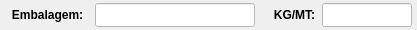
              <widget class="QWidget" name="widget_40" native="true">
               <property name="minimumSize">
                <size>
                 <width>0</width>
                 <height>30</height>
                </size>
               </property>
               <property name="maximumSize">
                <size>
                 <width>16777215</width>
                 <height>30</height>
                </size>
               </property>
               <property name="styleSheet">
                <string notr="true"/>
               </property>
               <layout class="QHBoxLayout" name="horizontalLayout_32">
                <property name="spacing">
                 <number>5</number>
                </property>
                <property name="leftMargin">
                 <number>5</number>
                </property>
                <property name="topMargin">
                 <number>3</number>
                </property>
                <property name="rightMargin">
                 <number>5</number>
                </property>
                <property name="bottomMargin">
                 <number>3</number>
                </property>
                <item>
                 <widget class="QLabel" name="label_73">
                  <property name="minimumSize">
                   <size>
                    <width>85</width>
                    <height>0</height>
                   </size>
                  </property>
                  <property name="maximumSize">
                   <size>
                    <width>85</width>
                    <height>16777215</height>
                   </size>
                  </property>
                  <property name="font">
                   <font>
                    <pointsize>9</pointsize>
                    <weight>75</weight>
                    <bold>true</bold>
                   </font>
                  </property>
                  <property name="text">
                   <string>Embalagem:</string>
                  </property>
                  <property name="alignment">
                   <set>Qt::AlignCenter</set>
                  </property>
                 </widget>
                </item>
                <item>
                 <widget class="QLineEdit" name="line_Embalagem">
                  <property name="sizePolicy">
                   <sizepolicy hsizetype="Preferred" vsizetype="Preferred">
                    <horstretch>0</horstretch>
                    <verstretch>0</verstretch>
                   </sizepolicy>
                  </property>
                  <property name="minimumSize">
                   <size>
                    <width>160</width>
                    <height>0</height>
                   </size>
                  </property>
                  <property name="maximumSize">
                   <size>
                    <width>160</width>
                    <height>16777215</height>
                   </size>
                  </property>
                  <property name="font">
                   <font>
                    <pointsize>9</pointsize>
                   </font>
                  </property>
                  <property name="styleSheet">
                   <string notr="true">background-color: rgb(255, 255, 255);</string>
                  </property>
                  <property name="text">
                   <string/>
                  </property>
                  <property name="maxLength">
                   <number>20</number>
                  </property>
                  <property name="alignment">
                   <set>Qt::AlignCenter</set>
                  </property>
                 </widget>
                </item>
                <item>
                 <widget class="QLabel" name="label_7">
                  <property name="text">
                   <string/>
                  </property>
                 </widget>
                </item>
                <item>
                 <widget class="QLabel" name="label_68">
                  <property name="minimumSize">
                   <size>
                    <width>45</width>
                    <height>0</height>
                   </size>
                  </property>
                  <property name="maximumSize">
                   <size>
                    <width>45</width>
                    <height>16777215</height>
                   </size>
                  </property>
                  <property name="font">
                   <font>
                    <pointsize>9</pointsize>
                    <weight>75</weight>
                    <bold>true</bold>
                   </font>
                  </property>
                  <property name="text">
                   <string>KG/MT:</string>
                  </property>
                  <property name="alignment">
                   <set>Qt::AlignCenter</set>
                  </property>
                 </widget>
                </item>
                <item>
                 <widget class="QLineEdit" name="line_kg_mt">
                  <property name="sizePolicy">
                   <sizepolicy hsizetype="Preferred" vsizetype="Preferred">
                    <horstretch>0</horstretch>
                    <verstretch>0</verstretch>
                   </sizepolicy>
                  </property>
                  <property name="minimumSize">
                   <size>
                    <width>90</width>
                    <height>0</height>
                   </size>
                  </property>
                  <property name="maximumSize">
                   <size>
                    <width>90</width>
                    <height>16777215</height>
                   </size>
                  </property>
                  <property name="font">
                   <font>
                    <pointsize>9</pointsize>
                   </font>
                  </property>
                  <property name="styleSheet">
                   <string notr="true">background-color: rgb(255, 255, 255);</string>
                  </property>
                  <property name="text">
                   <string/>
                  </property>
                  <property name="alignment">
                   <set>Qt::AlignCenter</set>
                  </property>
                 </widget>
                </item>
               </layout>
              </widget>
